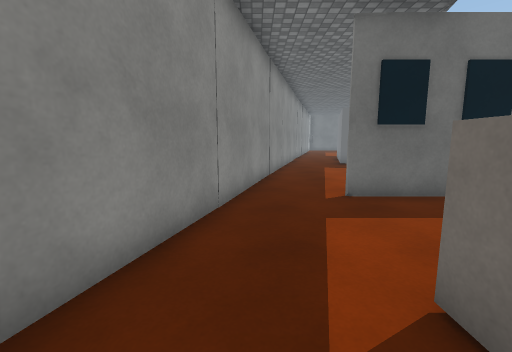
[1] (above)

21 first-person views from a walk through a 3-D level made in the Unity game engine. The camera is 1.4 m above the floor, tilts 8° down and sees 90° across. The floor is counted in squares, 1 m on a side. Each view is taken from the middle of a square. On the plan, view 1 faces up. The plan holds only what a view shows up to about 13 squares ahead; the rest is blank. The place goes on beyond the plan. The player character is not drawn. Some surface patterns are stand-ins.

[2]
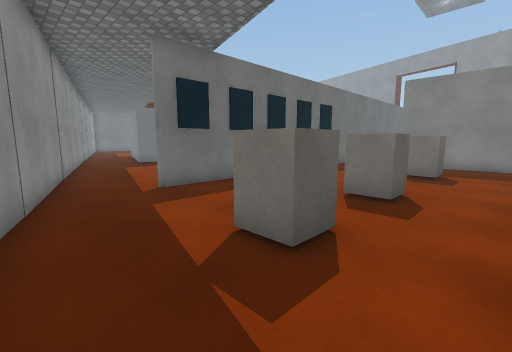

[3]
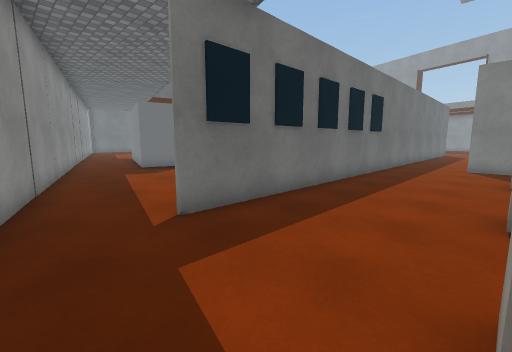

[4]
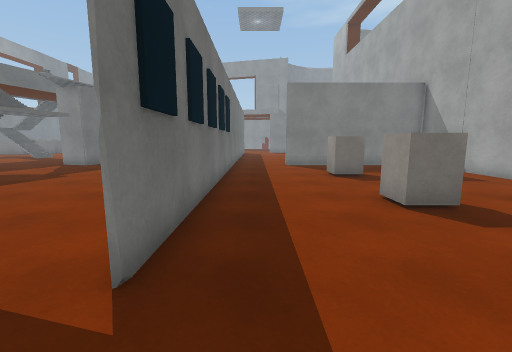

[5]
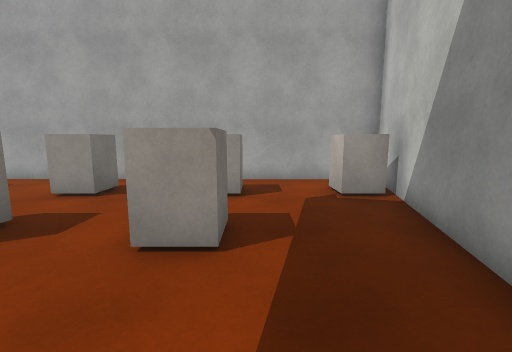

[6]
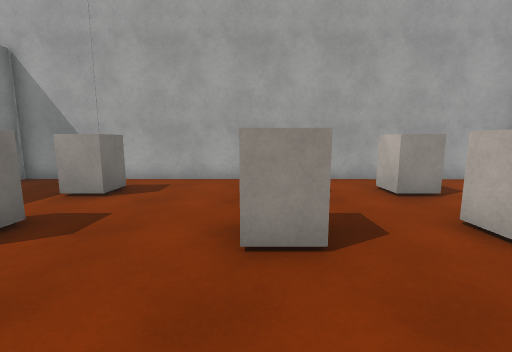

[7]
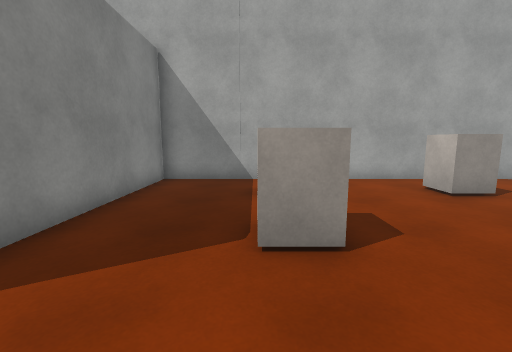

[8]
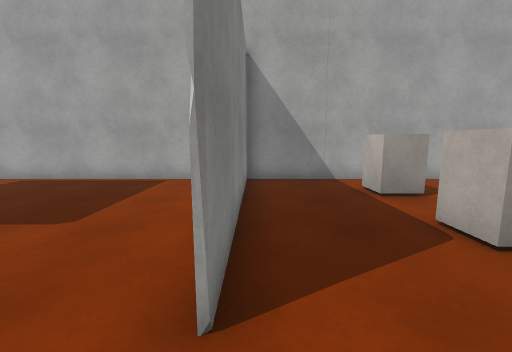

[9]
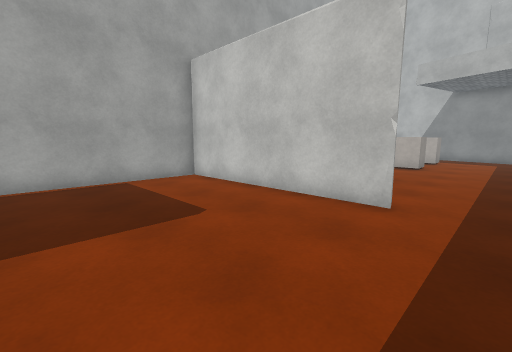

[10]
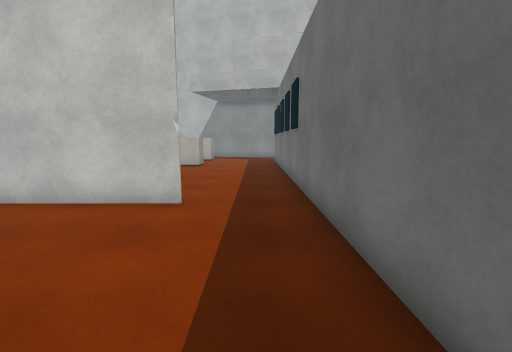

[11]
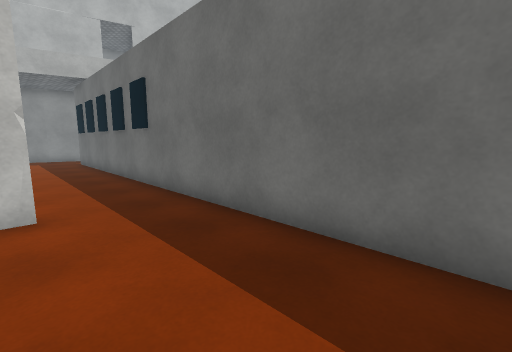

[12]
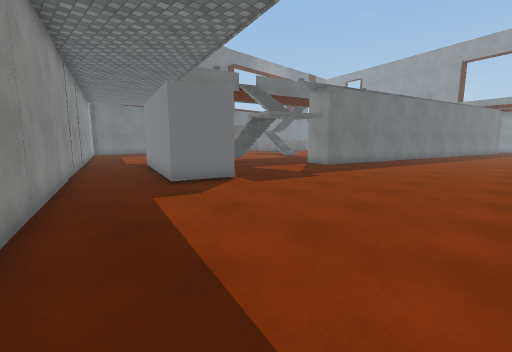

[13]
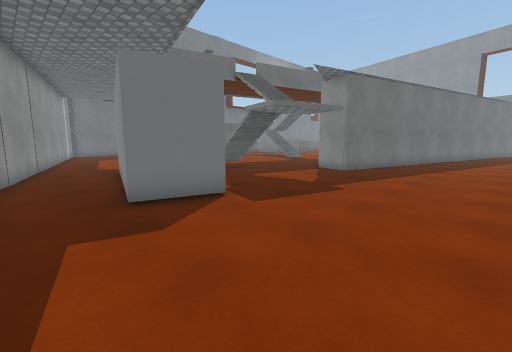

[14]
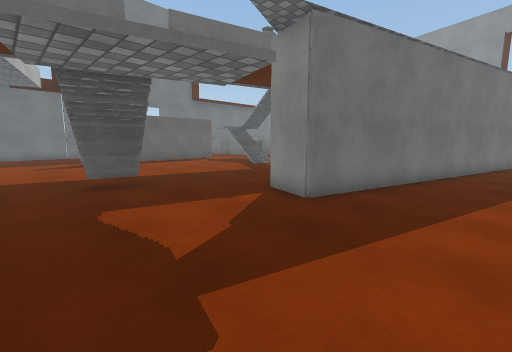

[15]
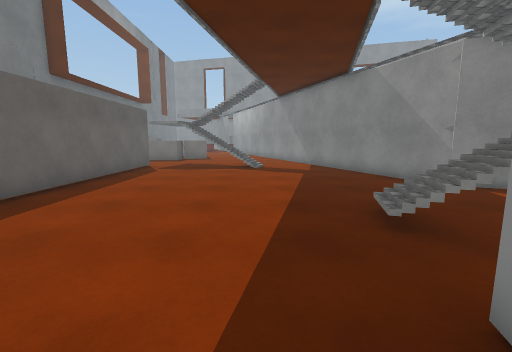

[16]
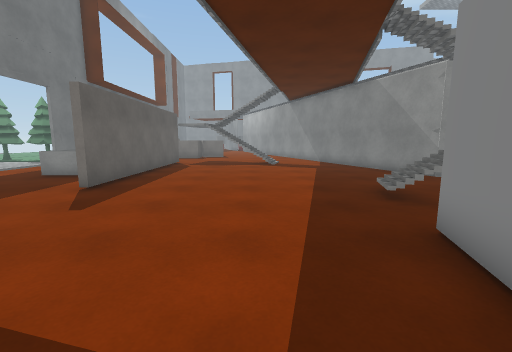

[17]
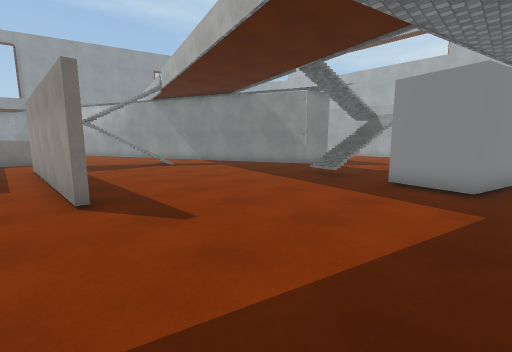

[18]
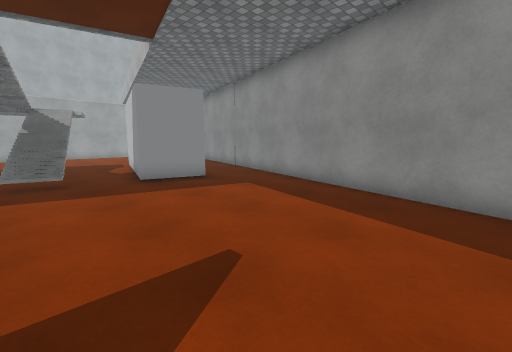

[19]
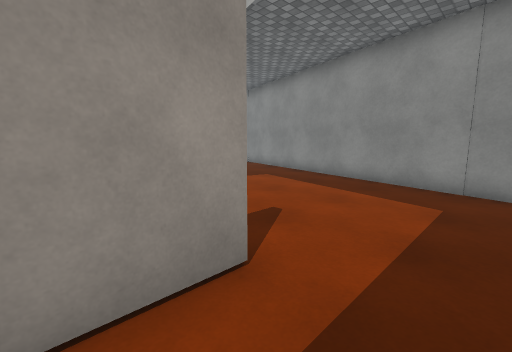

[20]
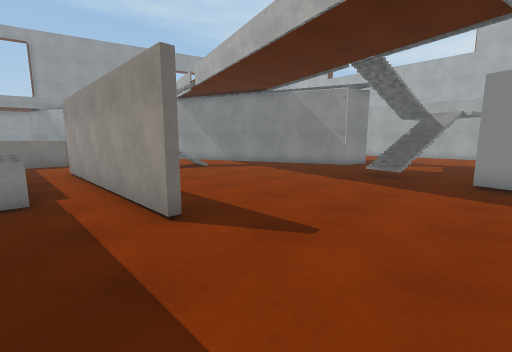

[21]
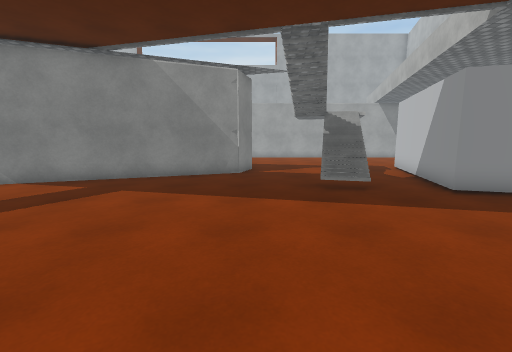

### Floor plan
Key: @ floor where view 1 was taken; # wall or solid block; . floor; / step, stairs or slope; = window, fence, low wall or low ledge; ^ raised ledge; B block; O other object.
Columns run from 3 left of view 1 to 20 right of it. Each row starts with its distance up from view 1.
 30         ##........^^^ ^
 29         #...............
 28         #.......########
 27         #...............
 26        ##...............
 25        #................
 24        #................
 23        #.............../
 22       ##.............../
 21       #.................
 20       #...##............
 19      ##..###..O=........
 18      #...###..O...... ##
 17      #...###..=....###
 16      #..###.......##
 15     ##..###......##
 14     #............#####
 13     #................###
 12     #...................
 11    ##...................
 10    #....................
  9    #....................
  8   ##..................
  7   #....................
  6   #...##################
  5   #.....................
  4  ##....................
  3  #...............#......
  2  #...B..BB...BB..#......
  1  #...B..BB...BB..#......
  0 ##.@.............#......
 -1 #................#......
 -2 #BB..B..BB...BB..#......
 -3 #................#......
 -4 ########################

Positions as (right, up) in squares from view 1, and headings:
1: (0, 0), facing up
2: (-1, -1), facing up-right
3: (0, 2), facing up-right
4: (0, 5), facing right
5: (1, 5), facing down
6: (6, 5), facing down
7: (11, 5), facing down
8: (14, 5), facing down
9: (20, 5), facing down-left
10: (20, 5), facing left
11: (20, 3), facing up-left
12: (1, 7), facing up-right
13: (3, 9), facing up-right
14: (9, 11), facing up-right
15: (7, 22), facing right
16: (5, 23), facing right
17: (6, 29), facing down-right
18: (12, 29), facing down-left
19: (14, 30), facing down-left
20: (8, 30), facing down-right
21: (14, 27), facing down
